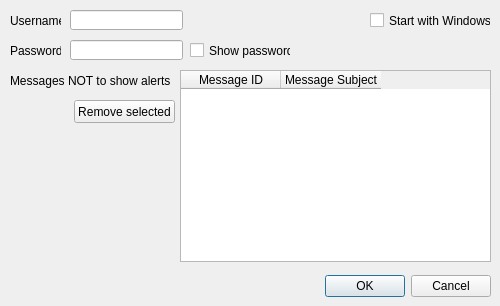
<?xml version="1.0" encoding="UTF-8"?>
<ui version="4.0">
 <class>OptionsDialog</class>
 <widget class="QDialog" name="OptionsDialog">
  <property name="geometry">
   <rect>
    <x>0</x>
    <y>0</y>
    <width>500</width>
    <height>306</height>
   </rect>
  </property>
  <property name="windowTitle">
   <string>Dialog</string>
  </property>
  <widget class="QDialogButtonBox" name="buttonBox">
   <property name="geometry">
    <rect>
     <x>10</x>
     <y>270</y>
     <width>481</width>
     <height>32</height>
    </rect>
   </property>
   <property name="orientation">
    <enum>Qt::Horizontal</enum>
   </property>
   <property name="standardButtons">
    <set>QDialogButtonBox::Cancel|QDialogButtonBox::Ok</set>
   </property>
  </widget>
  <widget class="QLabel" name="usernameLabel">
   <property name="geometry">
    <rect>
     <x>10</x>
     <y>10</y>
     <width>51</width>
     <height>21</height>
    </rect>
   </property>
   <property name="text">
    <string>Username:</string>
   </property>
  </widget>
  <widget class="QLineEdit" name="usernameTextBox">
   <property name="geometry">
    <rect>
     <x>70</x>
     <y>10</y>
     <width>113</width>
     <height>20</height>
    </rect>
   </property>
  </widget>
  <widget class="QLineEdit" name="passwordTextBox">
   <property name="geometry">
    <rect>
     <x>70</x>
     <y>40</y>
     <width>113</width>
     <height>20</height>
    </rect>
   </property>
  </widget>
  <widget class="QLabel" name="passwordLabel">
   <property name="geometry">
    <rect>
     <x>10</x>
     <y>40</y>
     <width>51</width>
     <height>21</height>
    </rect>
   </property>
   <property name="text">
    <string>Password:</string>
   </property>
  </widget>
  <widget class="QTableWidget" name="tableMessages">
   <property name="geometry">
    <rect>
     <x>180</x>
     <y>70</y>
     <width>311</width>
     <height>192</height>
    </rect>
   </property>
   <column>
    <property name="text">
     <string>Message ID</string>
    </property>
   </column>
   <column>
    <property name="text">
     <string>Message Subject</string>
    </property>
   </column>
  </widget>
  <widget class="QLabel" name="messagesLabel">
   <property name="geometry">
    <rect>
     <x>10</x>
     <y>70</y>
     <width>161</width>
     <height>21</height>
    </rect>
   </property>
   <property name="text">
    <string>Messages NOT to show alerts on:</string>
   </property>
  </widget>
  <widget class="QPushButton" name="buttonRemoveSelected">
   <property name="geometry">
    <rect>
     <x>74</x>
     <y>100</y>
     <width>101</width>
     <height>23</height>
    </rect>
   </property>
   <property name="text">
    <string>Remove selected</string>
   </property>
  </widget>
  <widget class="QCheckBox" name="showPasswordCheckBox">
   <property name="geometry">
    <rect>
     <x>190</x>
     <y>40</y>
     <width>101</width>
     <height>21</height>
    </rect>
   </property>
   <property name="text">
    <string>Show password</string>
   </property>
  </widget>
  <widget class="QCheckBox" name="startWithWindowsCheckBox">
   <property name="geometry">
    <rect>
     <x>370</x>
     <y>10</y>
     <width>121</width>
     <height>21</height>
    </rect>
   </property>
   <property name="text">
    <string>Start with Windows</string>
   </property>
  </widget>
 </widget>
 <resources/>
 <connections>
  <connection>
   <sender>buttonBox</sender>
   <signal>accepted()</signal>
   <receiver>OptionsDialog</receiver>
   <slot>accept()</slot>
   <hints>
    <hint type="sourcelabel">
     <x>248</x>
     <y>254</y>
    </hint>
    <hint type="destinationlabel">
     <x>157</x>
     <y>274</y>
    </hint>
   </hints>
  </connection>
  <connection>
   <sender>buttonBox</sender>
   <signal>rejected()</signal>
   <receiver>OptionsDialog</receiver>
   <slot>reject()</slot>
   <hints>
    <hint type="sourcelabel">
     <x>316</x>
     <y>260</y>
    </hint>
    <hint type="destinationlabel">
     <x>286</x>
     <y>274</y>
    </hint>
   </hints>
  </connection>
  <connection>
   <sender>buttonRemoveSelected</sender>
   <signal>clicked()</signal>
   <receiver>OptionsDialog</receiver>
   <slot>removeSelected()</slot>
   <hints>
    <hint type="sourcelabel">
     <x>124</x>
     <y>111</y>
    </hint>
    <hint type="destinationlabel">
     <x>249</x>
     <y>152</y>
    </hint>
   </hints>
  </connection>
  <connection>
   <sender>showPasswordCheckBox</sender>
   <signal>stateChanged(int)</signal>
   <receiver>OptionsDialog</receiver>
   <slot>togglePassword(int)</slot>
   <hints>
    <hint type="sourcelabel">
     <x>240</x>
     <y>50</y>
    </hint>
    <hint type="destinationlabel">
     <x>249</x>
     <y>152</y>
    </hint>
   </hints>
  </connection>
 </connections>
 <slots>
  <slot>removeSelected()</slot>
  <slot>togglePassword(int)</slot>
 </slots>
</ui>
